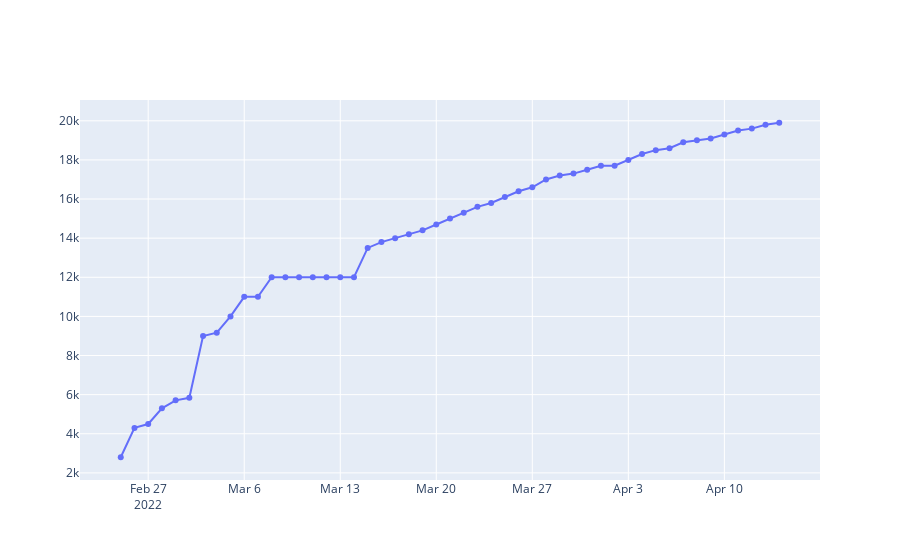

Notebook source saved alongside this figure:
### Code cell
#Personnel lost
fig = go.Figure()

fig.add_trace(go.Scatter(x=ukraine['date'], y=ukraine['personnel'], mode='lines+markers',name=col,))

fig.show()
